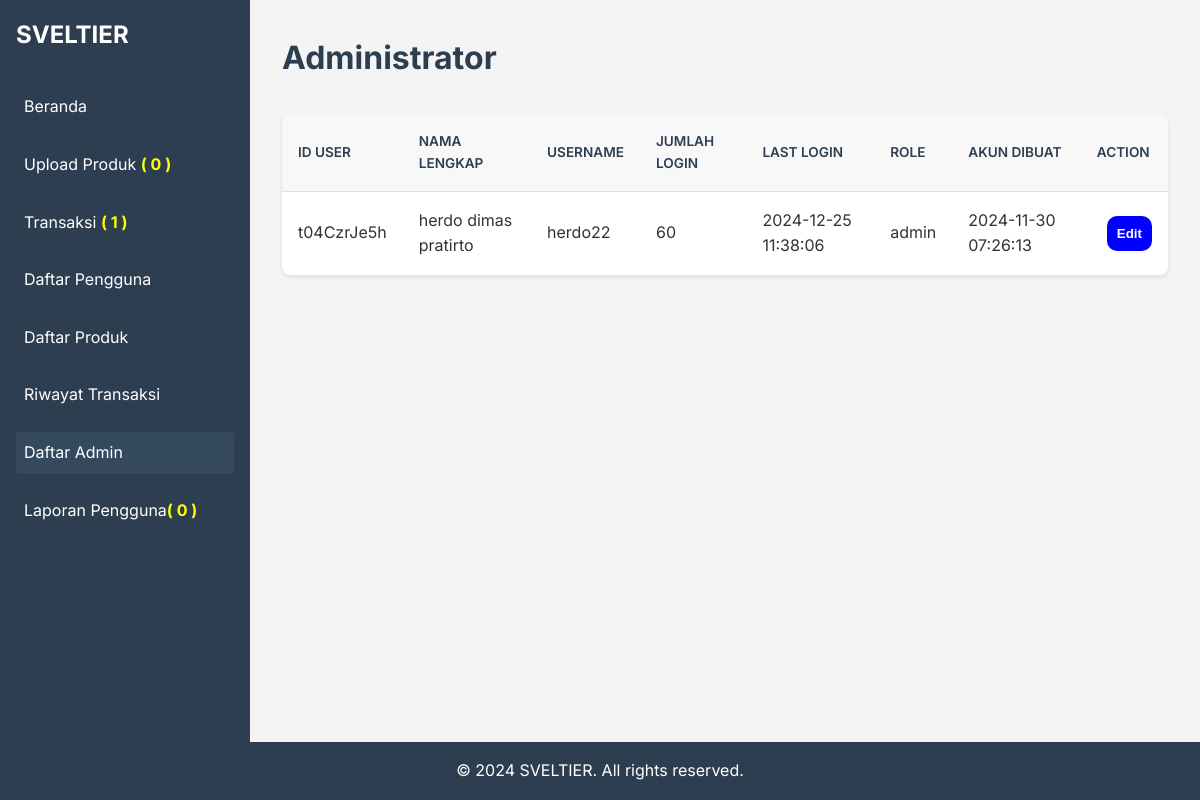
The page /dashboard/listadmin.php (signed in) on the database its author committed.
### tables this page shows
CREATE TABLE `account` (
  `id_user` varchar(225) NOT NULL,
  `namalengkap` varchar(255) NOT NULL,
  `username` varchar(255) NOT NULL,
  `password` varchar(255) NOT NULL,
  `jumlah_login` int NOT NULL,
  `last_login` varchar(255) NOT NULL,
  `role` varchar(255) NOT NULL,
  `saldo` int NOT NULL,
  `status` varchar(25) NOT NULL,
  `create_time` timestamp NOT NULL DEFAULT CURRENT_TIMESTAMP
);

### dashboard/listadmin.php (the view, shortened to what this page needs)
<?php
$takeuser = mysqli_query($koneksi, "SELECT * FROM account WHERE role = 'admin'");
$jumlahtransaksi = mysqli_query($koneksi, "SELECT COUNT(*) AS totalcountra FROM transaksi");
$rowcounttra = mysqli_fetch_assoc($jumlahtransaksi);
$counttra = $rowcounttra['totalcountra'];
$jumlahprodukpending = mysqli_query($koneksi, "SELECT COUNT(*) AS totalcountup FROM produk WHERE status = 'pending'");
$rowcountup  = mysqli_fetch_assoc($jumlahprodukpending);
$countrowup = $rowcountup['totalcountup'];
$reportuser = mysqli_query($koneksi, "SELECT COUNT(*) AS laporanpengguna FROM userreport");
$rowlaporanpengguna = mysqli_fetch_assoc($reportuser);
$countrowuserreport = $rowlaporanpengguna['laporanpengguna'];
 ?>
<!DOCTYPE html>
<html lang="en">
<head>
    <link rel="stylesheet" type="text/css" href="styleadmin.css">
</head>
<body>
    <div class="container">
        <aside class="sidebar">
            <div class="sidebar-header">
                <h2>SVELTIER</h2>
            </div>
            <nav class="sidebar-nav">
                <ul>
                    <li><a href="dashadmin.php">Beranda</a></li>
                    <li><a href="uploadproduk.php">Upload Produk <span style="color: yellow; font-weight: bolder;">( <?php echo $countrowup; ?> )</span></a></li>
                    <li><a href="transaction.php">Transaksi <span style="color: yellow; font-weight: bolder;">( <?php echo $counttra; ?> )</span></a></li>
                    <li><a href="alluser.php">Daftar Pengguna</a></li>
                    <li><a href="allproduk.php">Daftar Produk</a></li>
                    <li><a href="history.php">Riwayat Transaksi</a></li>
                    <li><a href="listadmin.php" class="active">Daftar Admin</a></li>
                    <li><a href="laporanpengguna.php">Laporan Pengguna<span style="color: yellow; font-weight: bolder;">( <?php echo $countrowuserreport; ?> )</span></a></li>
                </ul>
            </nav>
        </aside>
        <main class="main-content">
            <header class="main-header">
                <h1>Administrator</h1>
            </header>
            <div class="table-container">
                <table class="sales-table">
                    <thead>
                        <tr>
                            <th>ID User</th>
                            <th>Nama lengkap</th>
                            <th>username</th>
                            <th>jumlah login</th>
                            <th>Last Login</th>
                            <th>Role</th>
                            <th>akun dibuat</th>
                            <th>Action</th>
                        </tr>
                    </thead>
                    <tbody>
                        <?php
                        if(mysqli_num_rows($takeuser) > 0){
                            while($datauser = mysqli_fetch_array($takeuser)){
                                $iduser = $datauser['id_user'];
                                $namalengkap = $datauser['namalengkap'];
                                $username = $datauser['username'];
                                $jumlahlogin = $datauser['jumlah_login'];
                                $lastlogin = $datauser['last_login'];
                                $role = $datauser['role'];
                                $createtime = $datauser['create_time'];
                            ?>
                        <tr>
                            <td><?php echo $iduser; ?></td>
                            <td><?php echo $namalengkap; ?></td>
                            <td><?php echo $username; ?></td>
                            <td><?php echo $jumlahlogin; ?></td>
                            <td><?php echo $lastlogin; ?></td>
                            <td><?php echo $role; ?></td>
                            <td><?php echo $createtime; ?></td>
                            <td>
                                <button type="button" onclick="window.location.href='editprofile.php?iduser=<?php echo $iduser; ?>'" style="color: white; font-weight: bolder; background-color: blue; border-radius: 10px; border: none; margin-left: 10px;padding: 10px;">Edit</button>
                            </td>
                        </tr>
                        <?php
                        }
                        }else{
                            ?>
                                <h1 style="color: grey; font-weight: bolder; text-align: center; margin-top: 50px; margin-bottom: 50px; font-style: italic;">Tidak ada user yang terdaftar</h1>
                            <?php
                        }
                         ?>
                    </tbody>
                </table>
            </div>
        </main>
    </div>
    <footer class="footer">
        <p>&copy; 2024 SVELTIER. All rights reserved.</p>
    </footer>
</body>
</html>

### dashboard/styleadmin.css (style rules this page uses)
* { margin: 0; padding: 0; box-sizing: border-box; }
body { font-family: 'Inter', sans-serif; line-height: 1.6; color: #333; background-color: #f4f4f4; }
.container { display: flex; min-height: 100vh; }
.sidebar { width: 250px; background-color: #2c3e50; color: #fff; padding: 1rem; }
.sidebar-header { margin-bottom: 2rem; }
.sidebar-header h2 { font-size: 1.5rem; font-weight: bold; }
.sidebar-nav ul { list-style-type: none; }
.sidebar-nav li { margin-bottom: 1rem; }
.sidebar-nav a { color: #fff; text-decoration: none; padding: 0.5rem; display: block; border-radius: 4px; transition: background-color 0.3s; }
.sidebar-nav a:hover, .sidebar-nav a.active { background-color: #34495e; }
.main-content { flex: 1; padding: 2rem; overflow-y: auto; }
.main-header { margin-bottom: 2rem; }
h1 { color: #2c3e50; }
.table-container { background-color: #fff; border-radius: 8px; box-shadow: 0 2px 4px rgba(0, 0, 0, 0.1); overflow-x: auto; }
.sales-table { width: 100%; border-collapse: collapse; }
.sales-table th, .sales-table td { padding: 1rem; text-align: left; border-bottom: 1px solid #e0e0e0; }
.sales-table th { background-color: #f8f8f8; font-weight: 600; text-transform: uppercase; font-size: 0.85rem; color: #2c3e50; }
.sales-table tr:last-child td { border-bottom: none; }
.footer { background-color: #2c3e50; color: #fff; text-align: center; padding: 1rem; position: fixed; bottom: 0; width: 100%; }

### rows shown on the page
account: id_user "t04CzrJe5h", namalengkap "herdo dimas pratirto", username "herdo22", jumlah_login "60", last_login "2024-12-25 11:38:06", role "admin", create_time "2024-11-30 07:26:13"

### other values the page prints
$countrowup "0"
$counttra "1"
$countrowuserreport "0"
